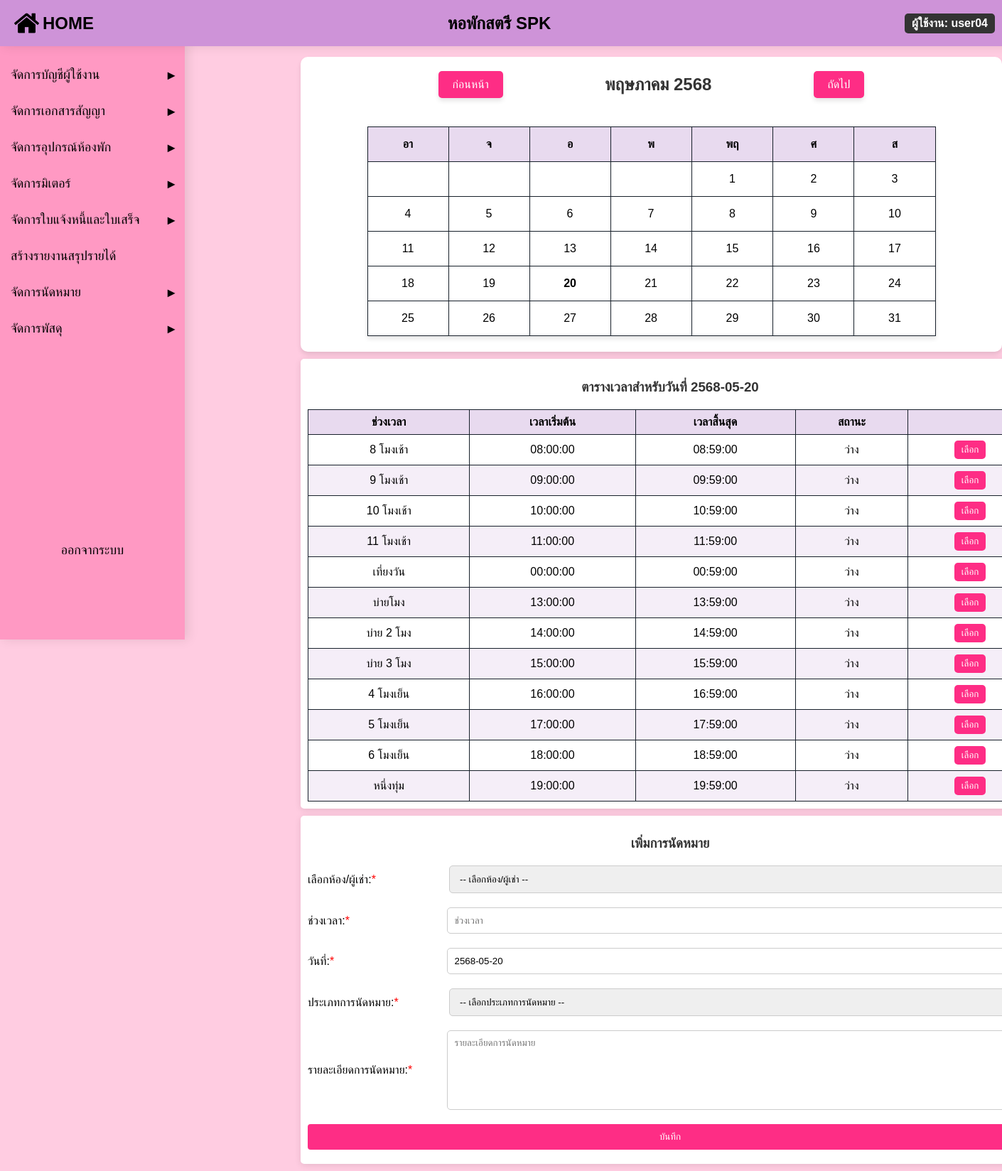
Page /admin_appointment.php (signed in) on the committed database.
### tables this page shows
CREATE TABLE `time_block` (
  `block_id` varchar(11) NOT NULL,
  `block_name` varchar(40) NOT NULL,
  `start_time` time NOT NULL,
  `end_time` time NOT NULL
);

### admin_appointment.php (the view, shortened to what this page needs)
<?php
include('condb.php');
?>
<!DOCTYPE html>
<html lang="th">
<head>
</head>
<body>
    <?php include('admin_sidebar.php');
          include('calendar2.php');
    ?>
    <div class="container">
        <?php if (isset($_POST['selected_date'])) {
                    $selected_date = $_POST['selected_date'];
            } else {
                $selected_date = date('Y-m-d');
            }
            $selected_date_buddhist = date('Y-m-d', strtotime('+543 years', strtotime($selected_date)));
            $sql = "SELECT tb.block_id, tb.block_name, tb.start_time, tb.end_time,
                    CASE
                        WHEN s.schedule_statusID IS NOT NULL
                        AND s.schedule_date = ?
                        AND s.schedule_statusID != 'sc_status03' THEN 'ไม่ว่าง'
                    ELSE 'ว่าง'
                    END AS status
                    FROM time_block tb
                    LEFT JOIN schedule s ON tb.block_id = s.block_id AND s.schedule_date = ?";
            $stmt = $conn->prepare($sql);
            $stmt->bind_param("ss", $selected_date_buddhist, $selected_date_buddhist);
            $stmt->execute();
            $result = $stmt->get_result();
            echo "<h3> ตารางเวลาสำหรับวันที่ $selected_date_buddhist</h3>";
            echo "<table border='1'>
                    <tr>
                        <th>ช่วงเวลา</th>
                        <th>เวลาเริ่มต้น</th>
                        <th>เวลาสิ้นสุด</th>
                        <th>สถานะ</th>
                        <th></th>
                    </tr>";
            while ($row = $result->fetch_assoc()) {
                    $buttonHTML = $row['status'] === 'ว่าง'
                    ? "<button class='btn-select' onclick=\"selectBlock('{$row['block_id']}', '{$row['block_name']}')\">เลือก</button>"
                    : "";
                echo "<tr>
                        <td>{$row['block_name']}</td>
                        <td>{$row['start_time']}</td>
                        <td>{$row['end_time']}</td>
                        <td>{$row['status']}</td>
                        <td>$buttonHTML</td>
                    </tr>";
            }
            echo "</table>";
        ?>
    </div>
    <div class="container">
        <h3>เพิ่มการนัดหมาย</h3>
        <form id="appointmentForm" method="POST">
            <div class="form-group">
                <label for="contract_id">เลือกห้อง/ผู้เช่า:<span style="color: red;">*</span></label>
                <select name="contract_id" id="contract_id" required>
                    <option value="">-- เลือกห้อง/ผู้เช่า --</option>
                </select>
            </div>
            <div class="form-group">
                <label for="block_name">ช่วงเวลา:<span style="color: red;">*</span></label>
                <input type="text" id="block_name" placeholder="ช่วงเวลา" readonly>
            </div>
            <div class="form-group">
                <label for="schedule_date">วันที่:<span style="color: red;">*</span></label>
                <?php $selected_date_buddhist = date('Y-m-d', strtotime('+543 years', strtotime($selected_date)));?>
                <input type="text" id="schedule_date" name="schedule_date" value="<?php echo $selected_date_buddhist; ?>" readonly>
            </div>
            <div class="form-group">
                <label for="schedule_typeID">ประเภทการนัดหมาย:<span style="color: red;">*</span></label>
                <select id="schedule_typeID" name="schedule_typeID" required>
                    <option value="">-- เลือกประเภทการนัดหมาย --</option>
                </select>
            </div>
            <div class="form-group">
                <label for="schedule_detail">รายละเอียดการนัดหมาย:<span style="color: red;">*</span></label>
                <textarea id="schedule_detail" name="schedule_detail" placeholder="รายละเอียดการนัดหมาย" rows="6" required></textarea>
            </div>
            <button class="submit-btn" type="submit" name="submit_appointment">บันทึก</button>
        </form>
    </div>
</body>
</html>

### admin_appointment.php (style rules this page uses)
body { font-family: Arial, sans-serif; }
.btn-select { background-color: #fe2d85; color: white; padding: 5px 10px; border: none; border-radius: 5px; cursor: pointer; }
.container { width: 100%; max-width: 1020px; margin: 10px; background: #fff; padding: 10px; border-radius: 5px; box-shadow: 0 2px 10px rgba(0, 0, 0, 0.1); margin-left: 30%; }
table { width: 100%; border-collapse: collapse; margin-top: 20px; }
table, th, td { border: 1px solid #17202a; }
th, td { padding: 8px; text-align: center; }
th { background-color: #e8daef; }
tr:nth-child(even) { background-color: #ffffff; }
tr:nth-child(odd) { background-color: #f5eef8; }
h3 { text-align: center; margin-bottom: 20px; color: #333; font-weight: bolder; }
.form-group { display: flex; align-items: center; margin-bottom: 20px; width: 98%; }
.form-group label { width: 25%; }
input[type="text"], select, textarea { flex-grow: 1; padding: 10px; border: 1px solid #ccc; border-radius: 5px; width: 100%; }
.submit-btn { background-color: #fe2d85; color: white; padding: 10px 15px; border: none; border-radius: 4px; cursor: pointer; width: 100%; margin-bottom: 10px; }

### admin_sidebar.php (style rules this page uses)
body { margin: 0; font-family: Arial, sans-serif; background-color: #ffcce1; }

### calendar2.php (style rules this page uses)
body { font-family: 'Arial', sans-serif; }

### rows in the picture
time_block: block_name "8 โมงเช้า", start_time "08:00:00", end_time "08:59:00", status "ว่าง"
time_block: block_name "9 โมงเช้า", start_time "09:00:00", end_time "09:59:00", status "ว่าง"
time_block: block_name "10 โมงเช้า", start_time "10:00:00", end_time "10:59:00", status "ว่าง"
time_block: block_name "11 โมงเช้า", start_time "11:00:00", end_time "11:59:00", status "ว่าง"
time_block: block_name "เที่ยงวัน", start_time "00:00:00", end_time "00:59:00", status "ว่าง"
time_block: block_name "บ่ายโมง", start_time "13:00:00", end_time "13:59:00", status "ว่าง"
time_block: block_name "บ่าย 2 โมง", start_time "14:00:00", end_time "14:59:00", status "ว่าง"
time_block: block_name "บ่าย 3 โมง", start_time "15:00:00", end_time "15:59:00", status "ว่าง"
time_block: block_name "4 โมงเย็น", start_time "16:00:00", end_time "16:59:00", status "ว่าง"
time_block: block_name "5 โมงเย็น", start_time "17:00:00", end_time "17:59:00", status "ว่าง"
time_block: block_name "6 โมงเย็น", start_time "18:00:00", end_time "18:59:00", status "ว่าง"
time_block: block_name "หนึ่งทุ่ม", start_time "19:00:00", end_time "19:59:00", status "ว่าง"

### other values in the picture
$_SESSION['username'] "user04"
$selected_date_buddhist "2568-05-20"
